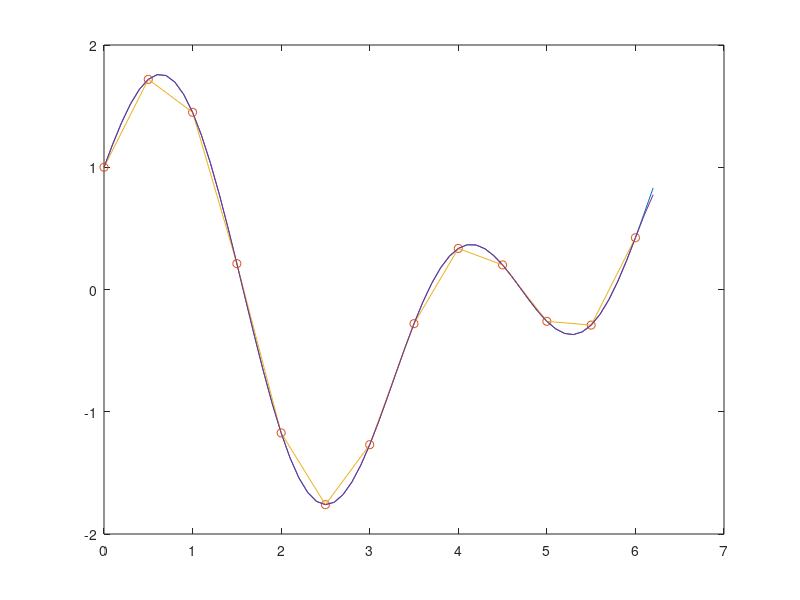

MATLAB code for this plot:
f = @(x) sin(2*x)+cos(x);

t=0:0.1:2*pi;
y=f(t);

int_t=0:0.5:2*pi;
int_y=f(int_t);

num_int=length(int_t);

van=fliplr(vander(int_t));

w=van\int_y';

poly_int=@(x) x.^(0:num_int-1)*w;

z=zeros(1,length(t));

for i=1:length(t)
    z(i)=poly_int(t(i));
end


int_z=zeros(1,length(int_t));

for i=1:length(int_t)
    int_z(i)=poly_int(int_t(i));
end

figure
plot(t,y)
hold on
plot(int_t,int_y,'o')
hold on
plot(int_t,int_z)
hold on
plot(t,z)